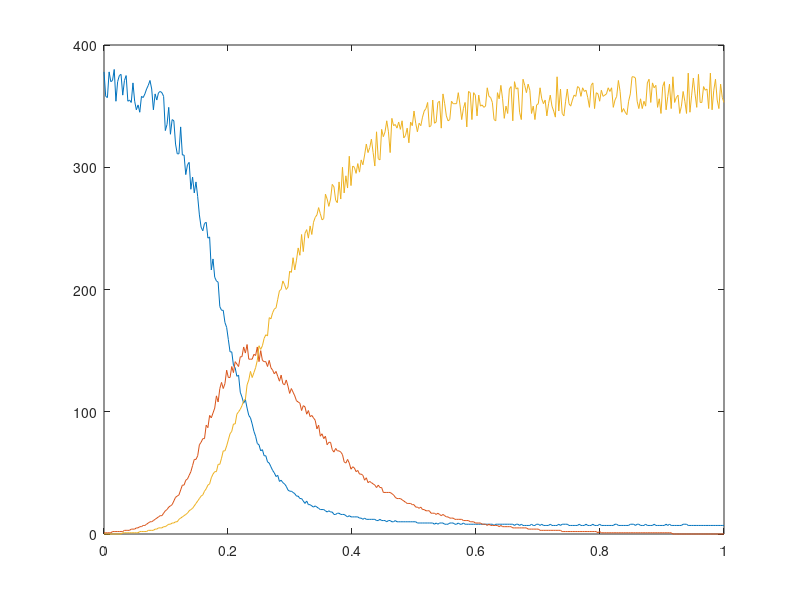

MATLAB code for this plot:
Y0 = [349, 1, 0]; N = 350;
beta = 40; gamma = 10;
dydt = @(t,y) [-beta*y(1)*y(2)/N; beta*y(1)*y(2)/N - gamma*y(2); gamma*y(2)];
[T, Y] = ode45(dydt, linspace(0,1,365), Y0);
Y = round(Y + 0.1*Y.*rand(size(Y)));
plot(T, Y)
